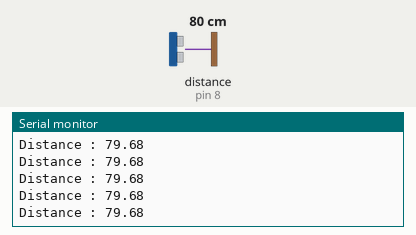
This sketch was run on a simulated Arduino Uno, built with avr-gcc and run on an emulated ATmega328P. Shown: the last lines printed to the serial monitor. Wiring (inferred from the names in the program): ultrasonic range finder: trigger pin 12; echo pin 8. The inputs (shaded band) are chosen by the test bench; at power-on: distance to the obstacle (sensor on pin 8) 80 cm. The echo pulse lasts 58.3 µs per cm.

Above: at 1.2 s.
1.3 s: distance to the obstacle (sensor on pin 8) set to 120 cm
At 1.49 s:
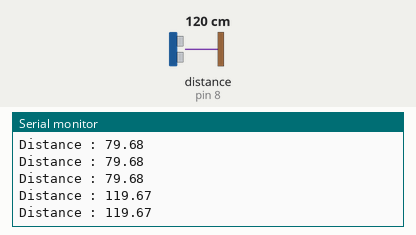
4.3 s: distance to the obstacle (sensor on pin 8) set to 2 cm
At 4.3 s:
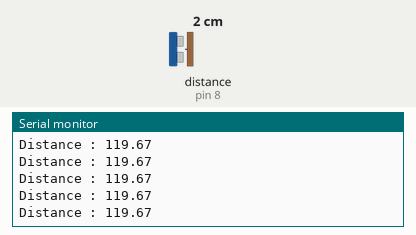
5.8 s: distance to the obstacle (sensor on pin 8) set to 299 cm
At 5.83 s:
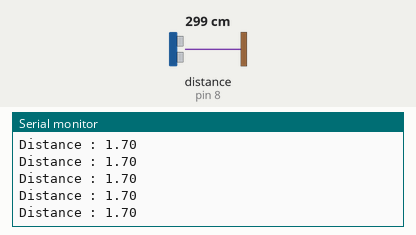
8.8 s: distance to the obstacle (sensor on pin 8) set to 250 cm
At 8.91 s:
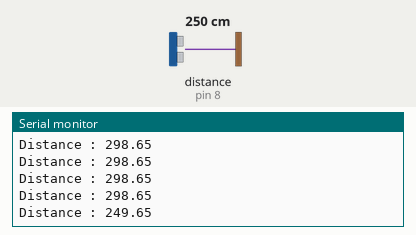
Timing chart, 0 to 11.8 s (numbered marks = the images above; inputs shaded):
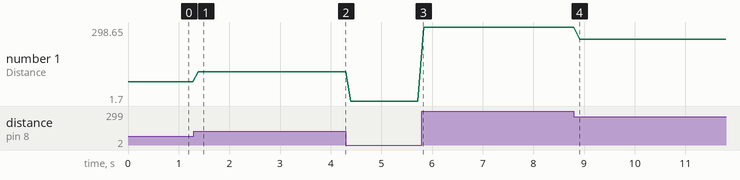

The sketch:

Distance_Calculator.ino
```cpp
/* Program to measure distance using ultrasound sensor
   PIN Connections

   # Vcc  --> 5V
   # Trig --> 12
   # Echo --> 8
   # GND  --> GND
*/

const int trigPin = 12;
const int echoPin = 8;

float duration;  //Stores time taken by the signal to return
float distance;  //Stores the distance signal travelled

void setup(){
  Serial.begin(9600);
  pinMode(echoPin, INPUT);
  pinMode(trigPin, OUTPUT);
}

void loop(){
  digitalWrite(trigPin, LOW);
  delayMicroseconds(2);      //Wait for small time to make sure that trigPin is at LOW

  digitalWrite(trigPin,HIGH);
  delayMicroseconds(10);      //Sent signal for 10 Micro Seconds
  digitalWrite(trigPin, LOW);

  duration = pulseIn(echoPin, HIGH);  //PulseIn --> listens to the echo pin and measures how long it has been set HIGH
  distance = (duration * 0.0343)/2;  // distance = time x speed of sound [Speed of Sound - 343 m/s === 0.0343 cm / micro second]

   Serial.print("Distance : ");
   Serial.println(distance);

   delay(100);
}
```

Measured:
- after the input at 1.3 s, the serial monitor: prints a new line after 0.08 s (image 1)
- after the input at 8.8 s, the serial monitor: prints a new line after 0.11 s (image 4)
- plotted number 1: 79.68 → 119.67 after the input at 1.3 s, 119.67 → 1.7 after the input at 4.3 s, 1.7 → 298.65 after the input at 5.8 s, 298.65 → 249.65 after the input at 8.8 s
